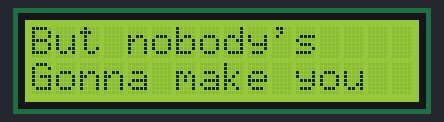
The sketch below on a simulated Arduino Uno, built with avr-gcc and run on an emulated ATmega328P. Shown: 16×2 character LCD.

Above: at 3.1 s.
At 6.6 s:
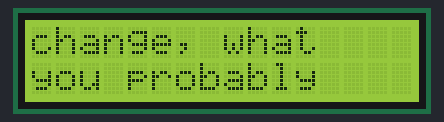
At 11.6 s:
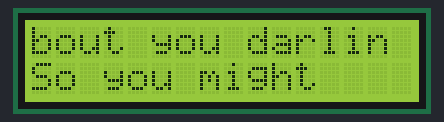
At 20.2 s:
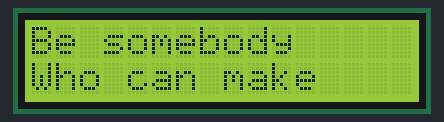
At 29.4 s:
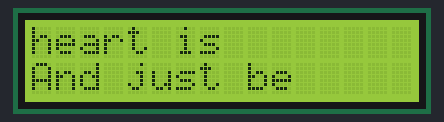
At 37.4 s:
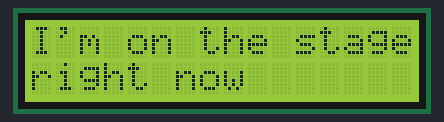

Measured:
- what the display in image 0 shows lasts 3.5 s, from 3.1 s to 6.6 s
- what the display in image 1 shows lasts 3.0 s, from 6.6 s to 9.6 s
- what the display in image 2 shows lasts 3.3 s, from 11.6 s to 14.9 s
- what the display in image 3 shows lasts 3.2 s, from 20.1 s to 23.3 s
- what the display in image 4 shows lasts 2.0 s, from 29.3 s to 31.3 s
- what the display in image 5 shows lasts 2.5 s, from 37.3 s to 39.8 s

The sketch:

LCD_LYRICS_SONG_SYNCHRONIZATION.ino
```cpp
//Alyan Gillett Arduino Projects
/* This Tinkercad project incorporates an LCD screen to display lyrics while playing a song simultaneously.
The project utilizes an Arduino board and a LiquidCrystal library for controlling the LCD.
The lyrics of the song are stored in an array, and each line is displayed on the LCD screen in a loop.
A timer is also implemented to synchronize the start of the song with the lyrics on the screen. */

//Snippet of Toosie ft Khalid Favorite song
//play the song simultaneously with the lcd screen
//A timer will appear counting down when to start the song in order to line it up with the lyrics on the screen
#include <LiquidCrystal.h>

// initialize the library with the numbers of the interface pins
LiquidCrystal lcd(7, 8, 9, 10, 11, 12);

const char* lyrics[] =
{
  "But nobody's",
  "Gonna make you",

  "change, what",
  "you probably",

  "Don't like",
  "anyway",

  "bout you darlin",
  "So you might",

  "as well",
  "Hmm-mmm",

  "Be somebody",
  "Who can make",

  "you face what",
  "you're guardin",

  "Open up the",
  "gates where your",

  "heart is",
  "And just be",

  "yourself mmmhmmm",
  "Yeah!",

  "I'm on the stage",
  "right now",

  "singin' your",
  "favorite song",

  "Look in the",
  "crowd,",

  "and you're",
  "nowhere to be",

  "found as they",
  "sing along",

  "I say,",
  "You look good",

  "without",
  "no make-up,",

  "no lashes,",
  "even",

  "better when you",
  "wake up",

  "Oh,oh,oh",
  "I see",

  "the look",
  "on your face,",

  "I see you're",
  "hidin the hate",

  "I see you're",
  "lookin' for",

  "someone to scoop",
  "you right off",

  "of your feet",
  "You want to",

  "ride in the",
  "Wraith",

  "You want to go",
  "out on dates",

  "You want",
  "somebody to come",

  "bring you",
  "flowers",

  "Someone to talk",
  "to for hours",

  "Wash your back",
  "while y'all sit",

  "in the shower",
  "(Yeah)",

  "Someone to tell",
  "you,",

  "YOU'RE BEAUTIFUL",
  "Someone to tell",

  "you and mean it",
  "Someone to tell",

  "you,",
  "I love you",

  "everyday",
  "and don't",

  "got a reason",
  "You want",

  "someone to",
  "bring you peace",

  "Someone to help",
  "you sleep (Yeah)",

  "Someone to pick",
  "you up when you're",

  "feelin' down,",
  "feelin' lonely",

  "Need somebody",
  "who can make",

  "it better",
  "Somebody who can",

  "open up",
  "those gates",

  "Open up",
  "those gates...",

  "to your heart",
  "Only if",

  "you'll let me <3",
  "The end:"

};


const int delayTimes[] =
{
  3500,  // Delay after "But nobody's" and "Gonna make you"
  3000,  // Delay after "change, what" and "you probably"
  2000,  // Delay after "Don't like" and "anyway"
  3300,  // Delay after "bout you darlin" and "So you might"
  5200,  // Delay after "as well" and "Hmm-mmm"
  3200,  // Delay after "Be somebody" and "Who can make"
  2000,  // Delay after "you face what" and "you're guardin"
  4000,  // Delay after "Open up the" and "gates where your"
  2000,  // Delay after "heart is" and "And just be"
  6000,  // Delay after "yourself mmmhmmm" and "Yeah"
  2500,  // Delay after "I'm on the stage" and "right now"
  1800,  // Delay after "singin' your" and "favorite song"
  1300,  // Delay after "Look in the" and "crowd,"
  1600,  // Delay after "and you're" and "nowhere to be"
  2000,  // Delay after "found as they" and "sing along"
  1800,  // Delay after "I say," and "You look good"
  1800,  // Delay after "without" and "no make-up,"
  1700,  // Delay after "no lashes," and "even"
  1800,  // Delay after "better when you" and "wake up"
  2000,  // Delay after "Oh,oh,oh" and "I see"
  1000,  // Delay after "the look" and "on your face,"
  1600,  // Delay after "I see you are" and "hidin the hate"
  1400,  // Delay after "I see you are" and "lookin' for"
  900,  // Delay after "someone to scoop" and "you right off"
  900,  // Delay after "of your feet" and "You want to"
  1300,  // Delay after "ride in the" and "Wraith"
  1000,  // Delay after "You want to go" and "out on dates"
  1500,  // Delay after "You want" and "somebody to come"
  1500,  // Delay after "bring you" and "flowers"
  2000,  // Delay after "Someone to talk" and "to for hours"
  1300,  // Delay after "Wash your back" and "while y'all sit"
  1000,  // Delay after "in the shower" and "(Yeah)"

  1000,  // Delay after "Someone to tell" and "you,"
  1800,  // Delay after "YOU'RE BEAUTIFUL" and "Someone to tell"
  1800,  // Delay after "you and mean it" and "Someone to tell"
  1700,  // Delay after "you," and "I love you"
  1500,  // Delay after "everyday" and "and don't"
  1500,  // Delay after "got a reason" and "You want"
  1200,  // Delay after "someone to" and "bring you peace"
  2000,  // Delay after "Someone to help" and "you sleep (Yeah)"
  2300,  // Delay after "Someone to pick" and "you up when you're"
  1800,  // Delay after "feelin' down," and "feelin' lonely"
  2000,  // Delay after "Need somebody" and "who can make"

  3000,  // Delay after "it better" and "Somebody who can"
  3500,  // Delay after "open up" and "those gates"
  3000,  // Delay after "Open up" and "those gates"
  2700,  // Delay after "to your heart" and "Only if"
  10000  // Delay after  "you'll let me <3" and "The end:"

};

const int numLines = sizeof(lyrics) / sizeof(lyrics[0]);


void setup() {
  lcd.begin(16, 2);
  lcd.print("3");
  delay(1000);
  lcd.clear();  // Clear the LCD screen
  lcd.print("2");
  delay(1000);
  lcd.clear();  // Clear the LCD screen
  lcd.print("1");
  delay(1000);

  lcd.clear();  // Clear the LCD screen
}

void loop() {
  int j = 0;
  for (int i = 0; i < numLines; i+=2) {
    lcd.clear();  // Clear the LCD screen
    lcd.setCursor(0, 0);  // Set the cursor to the top-left position
    lcd.print(lyrics[i]);  // Display the current line of lyrics
    lcd.setCursor(0, 1);  // Set the cursor to the top-left position
    lcd.print(lyrics[i+1]);  // Display the next line of lyrics
    delay(delayTimes[j]);  // Delay for the specified time
    j++;
  }
}
```
